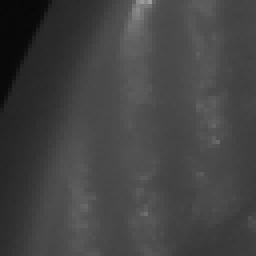
#> input picture inp/1.png, 64 x 64 px, given as the content of the folder ./inpplus/, which was not available (shown 4 times larger)
$ python pre1.py
#> lines starting #> are read from the running program, lines starting #| are printed output that depends on the picture
import PIL
from PIL import Image

import os
import numpy as np
import cv2


def rename():
    path = './'
    files = os.listdir(path+'inp/')
    i = 0
    for f in files:
        # img = Image.open(path+f)
        # img = img.resize((74, 56))
        # img.save(path+f)
        os.rename('inp/' + f, path + 'inp/' + str(i) + '.png')
        os.rename('out/' + f, 'out/'+str(i)+'.png')
        i += 1
        print(f)


def normalize_image(img):
    # Normalizes the input image to range (0, 1) for visualization
    img = np.array(img)
    img = img.astype(np.float32)
    img = img - np.min(img)
    img = img/np.max(img)
    img = img*255
    img = Image.fromarray(img.astype('uint8'))
    return img


def cropme():
    path = './'
    files = os.listdir(path+'inp/')
    i = 0
    for f in files:
        slice = Image.open(path + 'inp/'+f)
        slice = normalize_image(slice)
        slice = slice.crop((0, 0, 64, 64))
        slice.save(path + 'inp2/'+f)
        print(path+'inp2/'+f)
        slice = Image.open(path + 'out/'+f)
        slice = normalize_image(slice)
        slice = slice.crop((0, 0, 64, 64))
        slice.save(path + 'out2/'+f)


def rotateall():
    path = './'
    files = os.listdir(path+'inpplus/')
    i = 0
    for f in files:
        slice = Image.open(path + 'inpplus/'+f)
#> slice is the input picture: PIL image 64x64 RGB; mean R, G, B 65.9, 66.9, 65.9
        slice = slice.rotate(90)
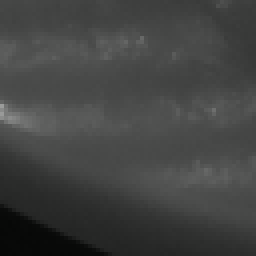
#> slice: PIL image 64x64 RGB (shown 4 times larger); mean R, G, B 65.9, 66.9, 65.9
        fn = int(f[:-4])+163
        fout = str(fn) + '.png'
        slice.save(path + 'inpplus/'+fout)
        slice = Image.open(path + 'outplus/'+f)
        slice = slice.rotate(90)
        fn = int(f[:-4])+163
        fout = str(fn) + '.png'
        slice.save(path + 'outplus/'+fout)
        print(fout)


rotateall()

$ run again, on inp/120.png
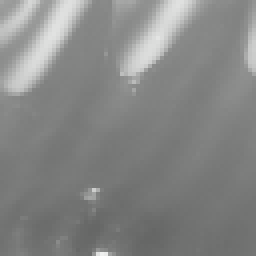
#> input picture inp/120.png, 64 x 64 px, given as the content of the folder ./inpplus/, which was not available (shown 4 times larger)
#> in rotateall, slice is the input picture: PIL image 64x64 RGB; mean R, G, B 133.1, 134.1, 133.1
#> in rotateall, `slice = slice.rotate(90)`:
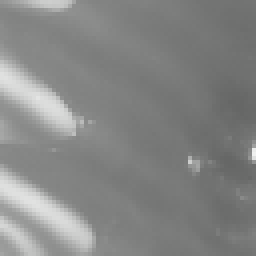
#> slice: PIL image 64x64 RGB (shown 4 times larger); mean R, G, B 133.1, 134.1, 133.1

$ run again, on inp/149.png
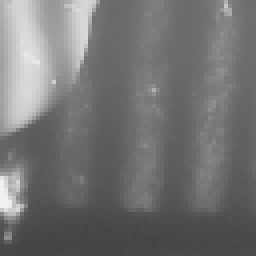
#> input picture inp/149.png, 64 x 64 px, given as the content of the folder ./inpplus/, which was not available (shown 4 times larger)
#> in rotateall, slice is the input picture: PIL image 64x64 RGB; mean R, G, B 113.5, 114.5, 113.5
#> in rotateall, `slice = slice.rotate(90)`:
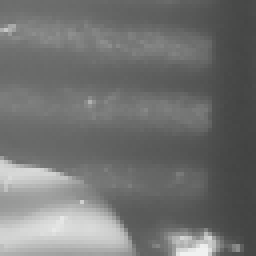
#> slice: PIL image 64x64 RGB (shown 4 times larger); mean R, G, B 113.5, 114.5, 113.5
